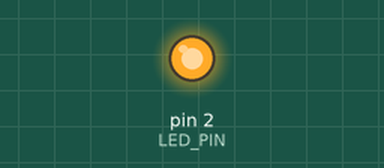
Bench run of a sketch on a simulated Arduino Uno, built with avr-gcc and run on an emulated ATmega328P. On the bench: output pins drawn as LEDs (lit = HIGH). What the sketch prints to the serial monitor is not drawn.

Above: at 0.3 s.
At 5.2 s:
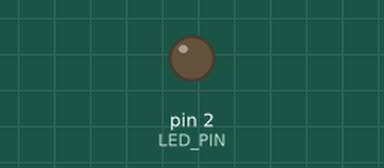
Timing chart, 0 to 8.1 s (numbered marks = the images above):
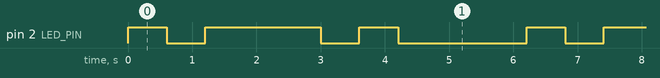

Measured:
- by itself, pin 2 (LED_PIN): repeats every 6.2 s: LOW 0.60 s, HIGH 1.8 s, LOW 0.60 s, HIGH 0.60 s, LOW 2.0 s, HIGH 0.60 s
- by itself, everything shown: repeats every 6.2 s, in 14 steps

The sketch:

ex03.ino
```cpp
/*
 * 作业3：使用millis()函数控制LED产生SOS闪烁信息
 * SOS信号：短闪3次(● ● ●) + 长闪3次(■■■) + 短闪3次(● ● ●)
 *
 * 时间参数：
 * - 短闪: 200ms 亮, 200ms 灭
 * - 长闪: 600ms 亮, 200ms 灭
 * - 字母间隔: 600ms
 * - 单词间隔: 2000ms
 *
 * 使用状态机 + millis() 实现非阻塞控制
 */

const int LED_PIN = 2;

// 时间常量（毫秒）
const int SHORT_ON = 200;    // 短闪亮
const int SHORT_OFF = 200;   // 短闪灭
const int LONG_ON = 600;     // 长闪亮
const int LONG_OFF = 200;    // 长闪灭
const int LETTER_GAP = 600;  // 字母间隔
const int WORD_GAP = 2000;   // 单词间隔

// SOS状态机枚举
enum SOSState {
  S_SHORT_1,      // 短闪1
  S_SHORT_2,      // 短闪2
  S_SHORT_3,      // 短闪3
  S_GAP_AFTER_S,  // 短闪后间隔（字母间隔）
  S_LONG_1,       // 长闪1
  S_LONG_2,       // 长闪2
  S_LONG_3,       // 长闪3
  S_GAP_AFTER_O,  // 长闪后间隔（字母间隔）
  S_SHORT_4,      // 短闪4
  S_SHORT_5,      // 短闪5
  S_SHORT_6,      // 短闪6
  S_WORD_GAP      // 单词间隔
};

SOSState currentState = S_SHORT_1;
unsigned long stateStartTime = 0;
bool ledOn = false;

void setup() {
  Serial.begin(115200);
  pinMode(LED_PIN, OUTPUT);
  digitalWrite(LED_PIN, LOW);

  Serial.println("=== 作业3: millis实现SOS信号 ===");
  Serial.println("SOS: 短闪3次 + 长闪3次 + 短闪3次");
  Serial.println("等待SOS信号开始...");

  stateStartTime = millis();
}

void loop() {
  unsigned long currentMillis = millis();
  unsigned long elapsed = currentMillis - stateStartTime;

  switch(currentState) {
    // ========== 短闪状态 ==========
    case S_SHORT_1:
    case S_SHORT_2:
    case S_SHORT_3:
    case S_SHORT_4:
    case S_SHORT_5:
    case S_SHORT_6:
      if (!ledOn) {
        // 点亮LED
        digitalWrite(LED_PIN, HIGH);
        ledOn = true;
        stateStartTime = currentMillis;
        Serial.print(".");
      } else if (elapsed >= SHORT_ON) {
        // 熄灭LED
        digitalWrite(LED_PIN, LOW);
        ledOn = false;
        stateStartTime = currentMillis;
        currentState = (SOSState)(currentState + 1);
      }
      break;

    // ========== 长闪状态 ==========
    case S_LONG_1:
    case S_LONG_2:
    case S_LONG_3:
      if (!ledOn) {
        digitalWrite(LED_PIN, HIGH);
        ledOn = true;
        stateStartTime = currentMillis;
        Serial.print("-");
      } else if (elapsed >= LONG_ON) {
        digitalWrite(LED_PIN, LOW);
        ledOn = false;
        stateStartTime = currentMillis;
        currentState = (SOSState)(currentState + 1);
      }
      break;

    // ========== 短闪后间隔（字母间隔） ==========
    case S_GAP_AFTER_S:
      if (elapsed >= LETTER_GAP) {
        stateStartTime = currentMillis;
        currentState = S_LONG_1;
        Serial.println("");  // 换行
        Serial.print("O: ");
      }
      break;

    // ========== 长闪后间隔（字母间隔） ==========
    case S_GAP_AFTER_O:
      if (elapsed >= LETTER_GAP) {
        stateStartTime = currentMillis;
        currentState = S_SHORT_4;
        Serial.println("");  // 换行
        Serial.print("S: ");
      }
      break;

    // ========== 单词间隔 ==========
    case S_WORD_GAP:
      if (elapsed >= WORD_GAP) {
        stateStartTime = currentMillis;
        currentState = S_SHORT_1;
        Serial.println("");
        Serial.println("=== SOS 完成 ===");
        Serial.println("等待下一个SOS信号...");
        Serial.print("S: ");
      }
      break;
  }
}
```
